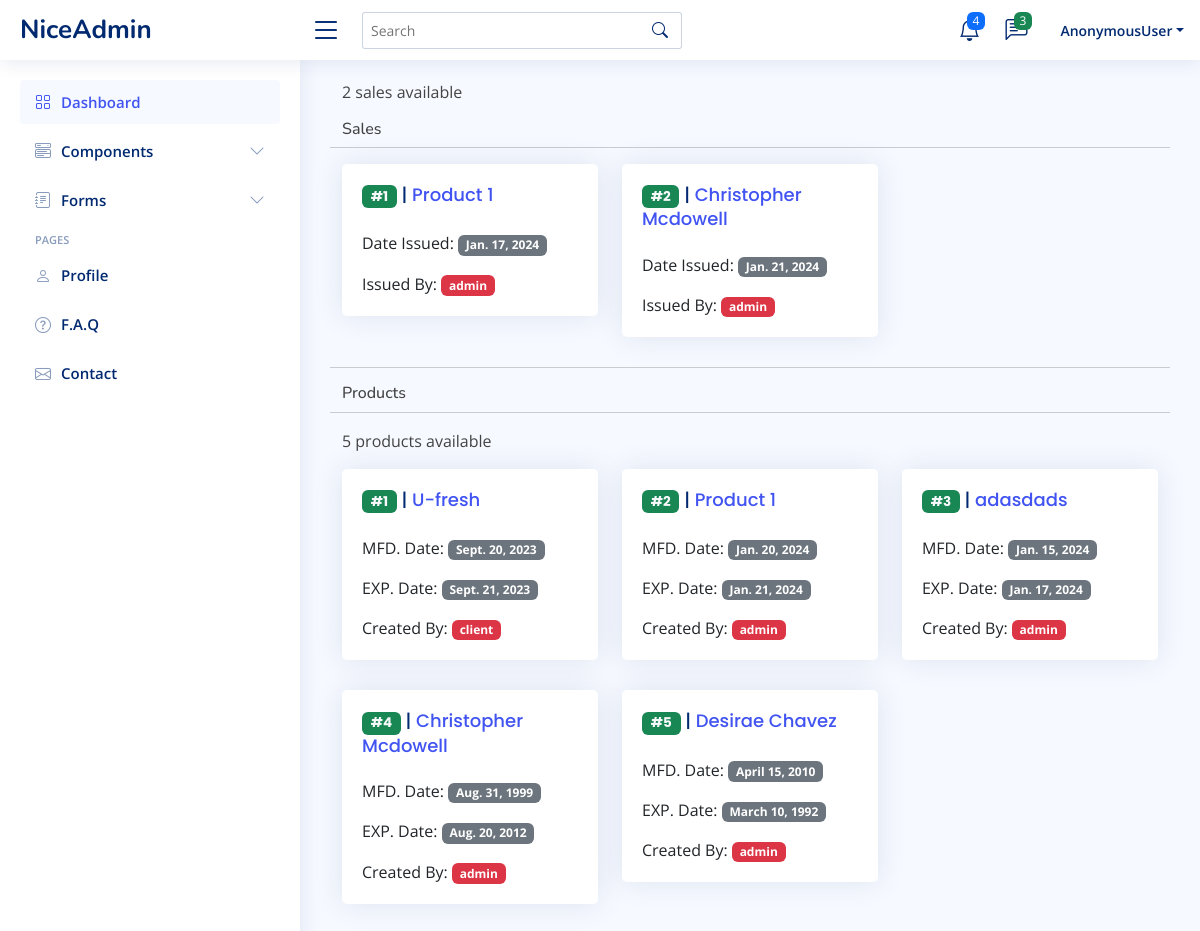
The page /store/search/ on the database as committed earlier.
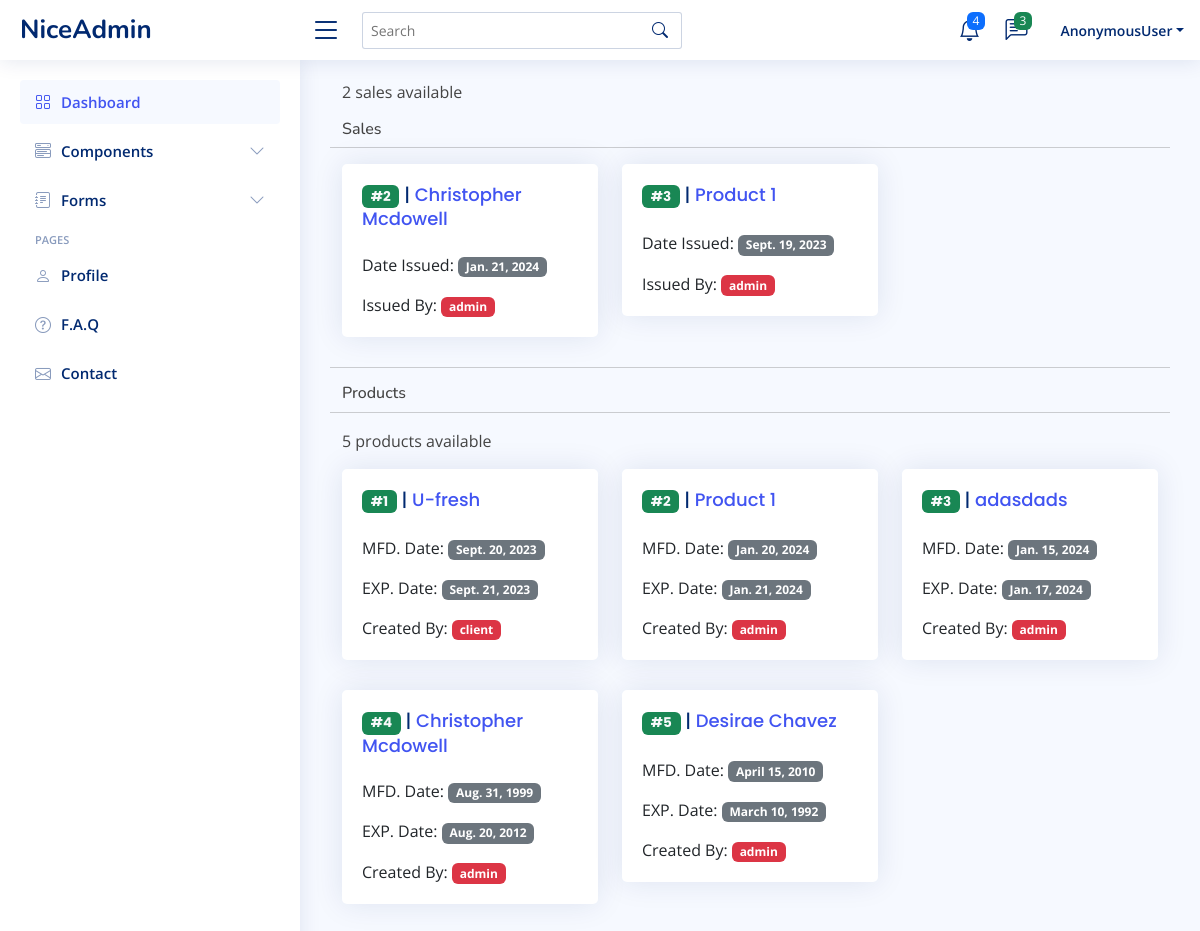
The same page on the database as committed later.
### store/models.py (models this page shows, shortened)
class Sale(models.Model):
    customer_name = models.CharField(max_length=2000, null=True)
    product = models.ForeignKey(Product, on_delete=models.SET_NULL, null=True)
    quantity = models.PositiveIntegerField(null=True)
    phone = models.CharField(max_length=20, null=True)
    address = models.TextField(null=True)
    issued_by = models.ForeignKey(User, on_delete=models.CASCADE, null=True)
    date_issued = models.DateTimeField(auto_now_add=True)

class Product(models.Model):
    name = models.CharField(max_length=100, null=True)
    description = models.TextField(null=True)
    category = models.ManyToManyField('Category', related_name='category')
    price = models.DecimalField(decimal_places=2, max_digits=90000,null=True)
    quantity = models.IntegerField(null=True)
    manufacturing_date = models.DateTimeField(null=True)
    expiry_date = models.DateTimeField(null=True)
    status = models.CharField(max_length=200)
    created_by = models.ForeignKey(User, on_delete=models.CASCADE, null=True)
    def __str__(self):
        return f"{self.name}"

### store/views.py (the view)
# urls.py: path('search/', views.search_func, name='search_func'),
def search_func(request):
    query = request.GET.get('query') if request.GET.get('query') != None else ''
    sales = Sale.objects.filter(
        Q(product__name__icontains=query) |
        Q(address__icontains=query) |
        Q(issued_by__username__icontains=query)
    )
    products = Product.objects.filter(
        Q(name__icontains=query) |
        Q(created_by__username__icontains=query)
    )
    sales_count = sales.count()
    products_count = products.count()
    context = {
        'sales':sales,
        'products':products,
        'sales_count':sales_count,
        'products_count':products_count,
        'query':query,
    }
    return render(request, 'store/search.html', context)

### templates/store/search.html (shortened to what this page needs)
{% extends "base/base.html" %}
{% block content %}
{% include "base/main_nav.html" %}
{% include "base/side_nav.html" %}
<div class="main" id="main">
    <div class="search-mt container">
        <div class="row">
            <p>{{sales_count}} sale{{sales_count|pluralize}} available</p>
            {% if sales or products%}
                    <h6>Sales</h6>
                    <hr>
                    {% for sale in sales %}
                        <div class="col-4">
                            <div class="card">
                                <div class="card-body">
                                    <h3 class="card-title">
                                        <a href="{% url "sale_detail" sale.id %}" class="badge bg-success text-light">#{{sale.id}}</a> |
                                        <a href="{% url 'product_detail' sale.product.id %}">{{sale.product}}</a>
                                    </h3>
                                    <p class="card-text">Date Issued: <span class='badge bg-secondary'>{{sale.date_issued|date}}</span></p>
                                    <p class="card-text">Issued By: <span class="badge bg-danger">{{sale.issued_by.username}}</span></p>
                                </div>
                            </div>
                        </div>
                    {% endfor %}
                    <hr>
                    <h6>Products</h6>
                    <hr>
                    <p>{{products_count}} product{{products_count|pluralize}} available</p>
                    {% for product in products %}
                        <div class="col-4">
                            <div class="card">
                                <div class="card-body">
                                    <h3 class="card-title">
                                        <a href="{% url "product_detail" product.id %}" class="badge bg-success text-light">#{{product.id}}</a> |
                                        <a href="{% url 'product_detail' product.id %}">{{product.name}}</a>
                                    </h3>
                                    <p class="card-text">MFD. Date: <span class="badge bg-secondary">{{product.manufacturing_date|date}}</span></p>
                                    <p class="card-text">EXP. Date: <span class="badge bg-secondary">{{product.expiry_date|date}}</span></p>
                                    <p class="card-text">Created By: <span class="badge bg-danger">{{product.created_by}}</span></p>
                                </div>
                            </div>
                        </div>
                    {% endfor %}
            {% else %}
                <h4 class="text-center">No seach result found for "{{query}}"</h4>
            {% endif %}
        </div>
    </div>
</div>
{% endblock  %}

Rows that differ between the two databases and show on the page:
removed Sale: id "1", product "Product 1", date_issued "Jan. 17, 2024", issued_by.username "admin"
added Sale: id "3", product "Product 1", date_issued "Sept. 19, 2023", issued_by.username "admin"
